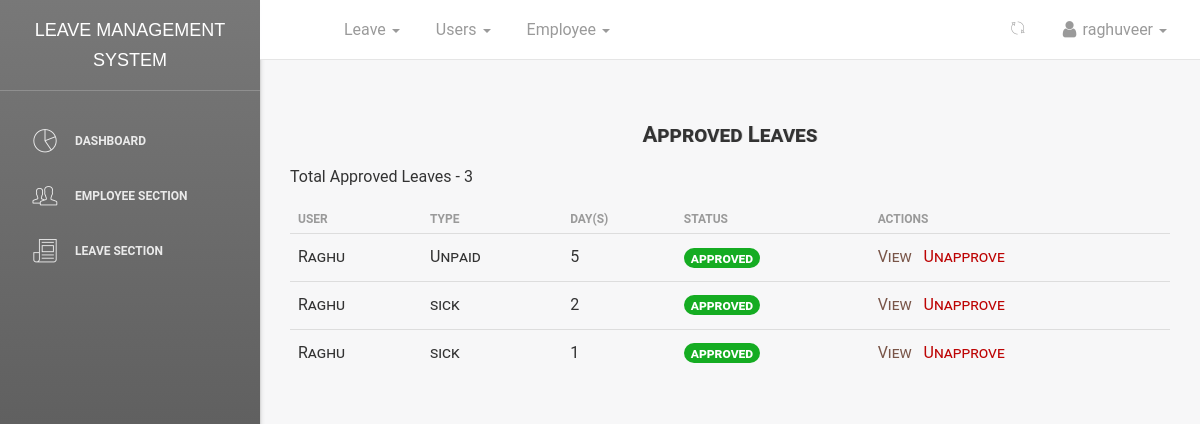
The page /dashboard/leaves/approved/all/ (signed in) on the database as committed earlier.
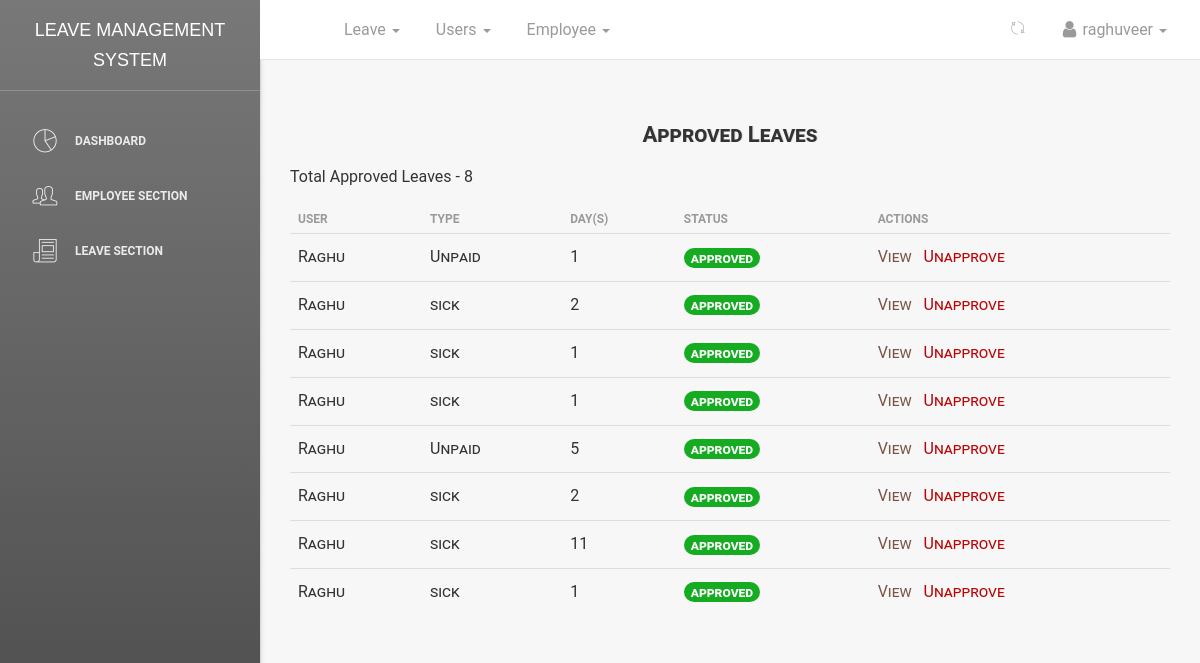
The same page on the database as committed later.
### leave/models.py (models this page shows, shortened)
class Leave(models.Model):
    user = models.ForeignKey(User, on_delete=models.CASCADE, default=1)
    startdate = models.DateField(verbose_name=_('Start Date'), help_text='leave start date is on ..', null=True,
                                 blank=False)
    enddate = models.DateField(verbose_name=_('End Date'), help_text='coming back on ...', null=True, blank=False)
    leavetype = models.CharField(choices=LEAVE_TYPE, max_length=25, default=SICK, null=True, blank=False)
    reason = models.CharField(verbose_name=_('Reason for Leave'), max_length=255,
                              help_text='add additional information for leave', null=True, blank=True)
    status = models.CharField(max_length=12, default='pending')  # pending,approved,rejected,cancelled
    is_approved = models.BooleanField(default=False)  # hide
    updated = models.DateTimeField(auto_now=True, auto_now_add=False)
    created = models.DateTimeField(auto_now=False, auto_now_add=True)
    objects = LeaveManager()
    Tempdays = 0
    date_of_approved_leave = 0
    class Meta:
        verbose_name = _('Leave')
        verbose_name_plural = _('Leaves')
        ordering = ['-created']  # recent objects
    def businessDays(self, startdate, enddate):
        from datetime import datetime, timedelta
        test_date1, test_date2 = startdate, enddate
        dates = (test_date1 + timedelta(idx + 1)
                 for idx in range((test_date2 - test_date1).days))
        res = sum(1 for day in dates if day.weekday() < 5)
        if startdate.month == 12:  # dec month
            if startdate.day <= 25 or enddate.day >= 25:  # christmas
                res = res - 1
        if startdate.month == 1:  # Jan month
            if startdate.day <= 1 or enddate.day >= 1:  # new year
                res = res - 1
        return res
    @property
    def leave_days(self):
        days_count = ''
        startdate = self.startdate
        enddate = self.enddate
        if startdate > enddate:
            return
        dates = (enddate - startdate)
        Leave.Tempdays = dates.days
        print("leaves applied", Leave.Tempdays)
        busineesDay = self.businessDays(startdate, enddate)
        print("busineesDay : ", busineesDay)
        Leave.Tempdays = busineesDay
        Leave.date_of_approved_leave = self.created
        return busineesDay

### dashboard/views.py (the view)
# urls.py: path('leaves/approved/all/', views.leaves_approved_list, name='approvedleaveslist'),
def leaves_approved_list(request):
    if not (request.user.is_superuser and request.user.is_staff):
        return redirect('/')
    leaves = Leave.objects.all_approved_leaves()  # approved leaves -> calling model manager method
    return render(request, 'dashboard/leaves_approved.html', {'leave_list': leaves, 'title': 'approved leave list'})

### leave/manager.py (called while the page is built)
    def all_approved_leaves(self):
        return super().get_queryset().filter(status='approved')

### templates/dashboard/leaves_approved.html (shortened to what this page needs)
{% extends '_layout.html' %}
{% block navheader %}
{% include 'includes/navheader_employee_app.html' %}
{% endblock %}
{% block content %}
<section class="content">
    <section class="container-fluid">
        <section class="row">
            <section class="col col-sm-12 offset-sm-2">
                <div class="table-responsive table-shadow">
                    <div class="text-center table-description">
                        <h4 class="title-h3" style="text-shadow: 1px 0px rgba(0,0,0,0.11)">Approved Leaves</h4>
                    </div>
                    <section class="total-leaves-count">
                        {% if leave_list %}
                        <p>Total Approved Leaves - <span>{{ leave_list.count }}</span></p>
                        {% endif %}
                    </section>
                    <table class="table">
                        <thead>
                        <tr>
                            <th scope="col"><b>User</b></th>
                            <th scope="col"><b>Type</b></th>
                            <th scope="col"><b>Day(s)</b></th>
                            <th scope="col"><b>Status</b></th>
                            <th scope="col"><b>Actions</b></th>
                        </tr>
                        </thead>
                        <tbody>
                        {% for leave in leave_list %}
                        <tr>
                            <td>{{ leave.user }}</td>
                            <td>{{ leave.leavetype}}</td>
                            <td>{{ leave.leave_days }}</td>
                            <td><span class="badge badge-success"
                                      style="background-color:rgb(21, 172, 34); font-size: 14px;">{{ leave.status }}</span>
                            </td>
                            <td>
                                <a href="{% url 'dashboard:userleaveview' leave.id %}" style="color: #795548;">
                                    <span>View &nbsp;</span>
                                </a>
                                <a href="{% url 'dashboard:userleaveunapprove' leave.id %}" style="color:#bd0404;">
                                    <span>Unapprove</span>
                                </a>
                            </td>
                        </tr>
                        {% endfor %}
                        </tbody>
                    </table>
                </div>
            </section>
        </section>
    </section>
</section>
{% endblock %}

Rows that differ between the two databases and show on the page:
added Leave: user "Raghu", leavetype "Unpaid", leave_days "1", status "approved"
added Leave: user "Raghu", leavetype "sick", leave_days "2", status "approved"
added Leave: user "Raghu", leavetype "sick", leave_days "1", status "approved"
added Leave: user "Raghu", leavetype "sick", leave_days "1", status "approved"
now on this page (row edited): Leave: user "Raghu", leavetype "sick", leave_days "11", status "approved"
Other text that changed with them:
{{ leave_list.count }}: "3" → "8"
